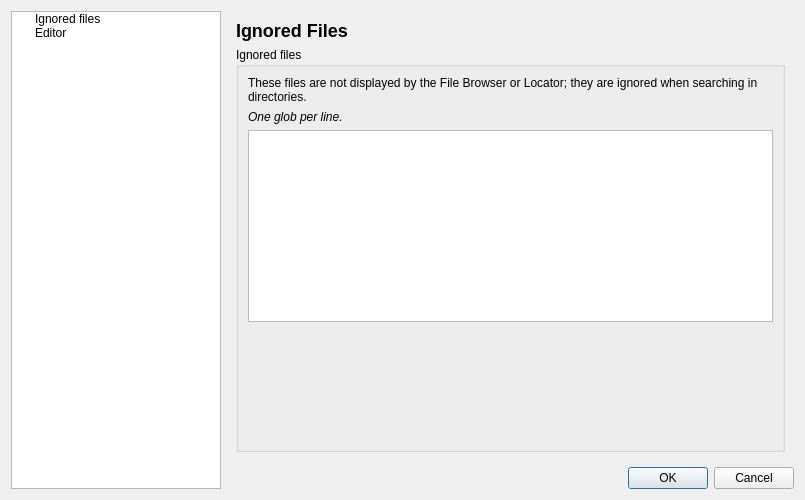
<?xml version="1.0" encoding="UTF-8"?>
<ui version="4.0">
 <class>UISettings</class>
 <widget class="QDialog" name="UISettings">
  <property name="geometry">
   <rect>
    <x>0</x>
    <y>0</y>
    <width>805</width>
    <height>500</height>
   </rect>
  </property>
  <property name="windowTitle">
   <string>Settings</string>
  </property>
  <layout class="QHBoxLayout" name="horizontalLayout_4">
   <item>
    <widget class="QTreeWidget" name="twMenu">
     <property name="minimumSize">
      <size>
       <width>210</width>
       <height>0</height>
      </size>
     </property>
     <property name="maximumSize">
      <size>
       <width>180</width>
       <height>16777215</height>
      </size>
     </property>
     <property name="rootIsDecorated">
      <bool>true</bool>
     </property>
     <attribute name="headerVisible">
      <bool>false</bool>
     </attribute>
     <column>
      <property name="text">
       <string>Properties</string>
      </property>
     </column>
     <item>
      <property name="text">
       <string>Ignored files</string>
      </property>
     </item>
     <item>
      <property name="text">
       <string>Editor</string>
      </property>
      <property name="icon">
       <iconset>
        <normaloff>../../icons/text-editor.svg</normaloff>../../icons/text-editor.svg</iconset>
      </property>
     </item>
    </widget>
   </item>
   <item>
    <layout class="QVBoxLayout" name="verticalLayout_5">
     <item>
      <widget class="QStackedWidget" name="swPages">
       <property name="enabled">
        <bool>true</bool>
       </property>
       <property name="currentIndex">
        <number>0</number>
       </property>
       <widget class="QWidget" name="pIgnoredFiles">
        <layout class="QVBoxLayout" name="verticalLayout">
         <item>
          <widget class="QLabel" name="label_2">
           <property name="text">
            <string>&lt;h2&gt;Ignored Files&lt;/h2&gt;</string>
           </property>
          </widget>
         </item>
         <item>
          <widget class="QGroupBox" name="gbFilesToHide">
           <property name="title">
            <string>Ignored files</string>
           </property>
           <layout class="QVBoxLayout" name="verticalLayout_3">
            <item>
             <widget class="QLabel" name="label_3">
              <property name="text">
               <string>These files are not displayed by the File Browser or Locator; they are ignored when searching in directories.</string>
              </property>
              <property name="wordWrap">
               <bool>true</bool>
              </property>
             </widget>
            </item>
            <item>
             <widget class="QLabel" name="label_4">
              <property name="font">
               <font>
                <italic>true</italic>
               </font>
              </property>
              <property name="text">
               <string>One glob per line.</string>
              </property>
             </widget>
            </item>
            <item>
             <widget class="QPlainTextEdit" name="pteFilesToHide"/>
            </item>
            <item>
             <spacer name="verticalSpacer_3">
              <property name="orientation">
               <enum>Qt::Vertical</enum>
              </property>
              <property name="sizeHint" stdset="0">
               <size>
                <width>20</width>
                <height>40</height>
               </size>
              </property>
             </spacer>
            </item>
           </layout>
          </widget>
         </item>
        </layout>
       </widget>
       <widget class="QWidget" name="pEditor">
        <property name="enabled">
         <bool>true</bool>
        </property>
        <layout class="QVBoxLayout" name="verticalLayout_6"/>
       </widget>
       <widget class="QWidget" name="pLint">
        <property name="enabled">
         <bool>false</bool>
        </property>
        <layout class="QVBoxLayout" name="verticalLayout_2">
         <item>
          <widget class="QLabel" name="label">
           <property name="text">
            <string>&lt;html&gt;&lt;head/&gt;&lt;body&gt;&lt;p&gt;Linters check your code for common mistakes.&lt;br/&gt;Linting results are shown near line numbers after the file was opened or saved. Clear it with &lt;span style=&quot; font-style:italic;&quot;&gt;Esc&lt;/span&gt;.&lt;br/&gt;You can easily extend Enki with linter for your language, if it is not supported yet.&lt;/p&gt;&lt;/body&gt;&lt;/html&gt;</string>
           </property>
           <property name="wordWrap">
            <bool>true</bool>
           </property>
          </widget>
         </item>
         <item>
          <spacer name="verticalSpacer">
           <property name="orientation">
            <enum>Qt::Vertical</enum>
           </property>
           <property name="sizeHint" stdset="0">
            <size>
             <width>0</width>
             <height>352</height>
            </size>
           </property>
          </spacer>
         </item>
        </layout>
       </widget>
       <widget class="QWidget" name="pRepl">
        <property name="enabled">
         <bool>false</bool>
        </property>
        <layout class="QVBoxLayout" name="verticalLayout_4">
         <item>
          <widget class="QLabel" name="label_6">
           <property name="text">
            <string>REPL means Read-Eval-Print loop - interactive console which allows you to execute current file and type additional commands</string>
           </property>
           <property name="wordWrap">
            <bool>true</bool>
           </property>
          </widget>
         </item>
         <item>
          <spacer name="verticalSpacer_4">
           <property name="orientation">
            <enum>Qt::Vertical</enum>
           </property>
           <property name="sizeHint" stdset="0">
            <size>
             <width>20</width>
             <height>40</height>
            </size>
           </property>
          </spacer>
         </item>
        </layout>
       </widget>
      </widget>
     </item>
     <item>
      <widget class="QDialogButtonBox" name="dbbButtons">
       <property name="orientation">
        <enum>Qt::Horizontal</enum>
       </property>
       <property name="standardButtons">
        <set>QDialogButtonBox::Cancel|QDialogButtonBox::Ok</set>
       </property>
      </widget>
     </item>
    </layout>
   </item>
  </layout>
 </widget>
 <resources>
  <include location="../../icons/enkiicons.qrc"/>
 </resources>
 <connections>
  <connection>
   <sender>dbbButtons</sender>
   <signal>accepted()</signal>
   <receiver>UISettings</receiver>
   <slot>accept()</slot>
   <hints>
    <hint type="sourcelabel">
     <x>296</x>
     <y>587</y>
    </hint>
    <hint type="destinationlabel">
     <x>157</x>
     <y>274</y>
    </hint>
   </hints>
  </connection>
  <connection>
   <sender>dbbButtons</sender>
   <signal>rejected()</signal>
   <receiver>UISettings</receiver>
   <slot>reject()</slot>
   <hints>
    <hint type="sourcelabel">
     <x>364</x>
     <y>587</y>
    </hint>
    <hint type="destinationlabel">
     <x>286</x>
     <y>274</y>
    </hint>
   </hints>
  </connection>
 </connections>
</ui>
